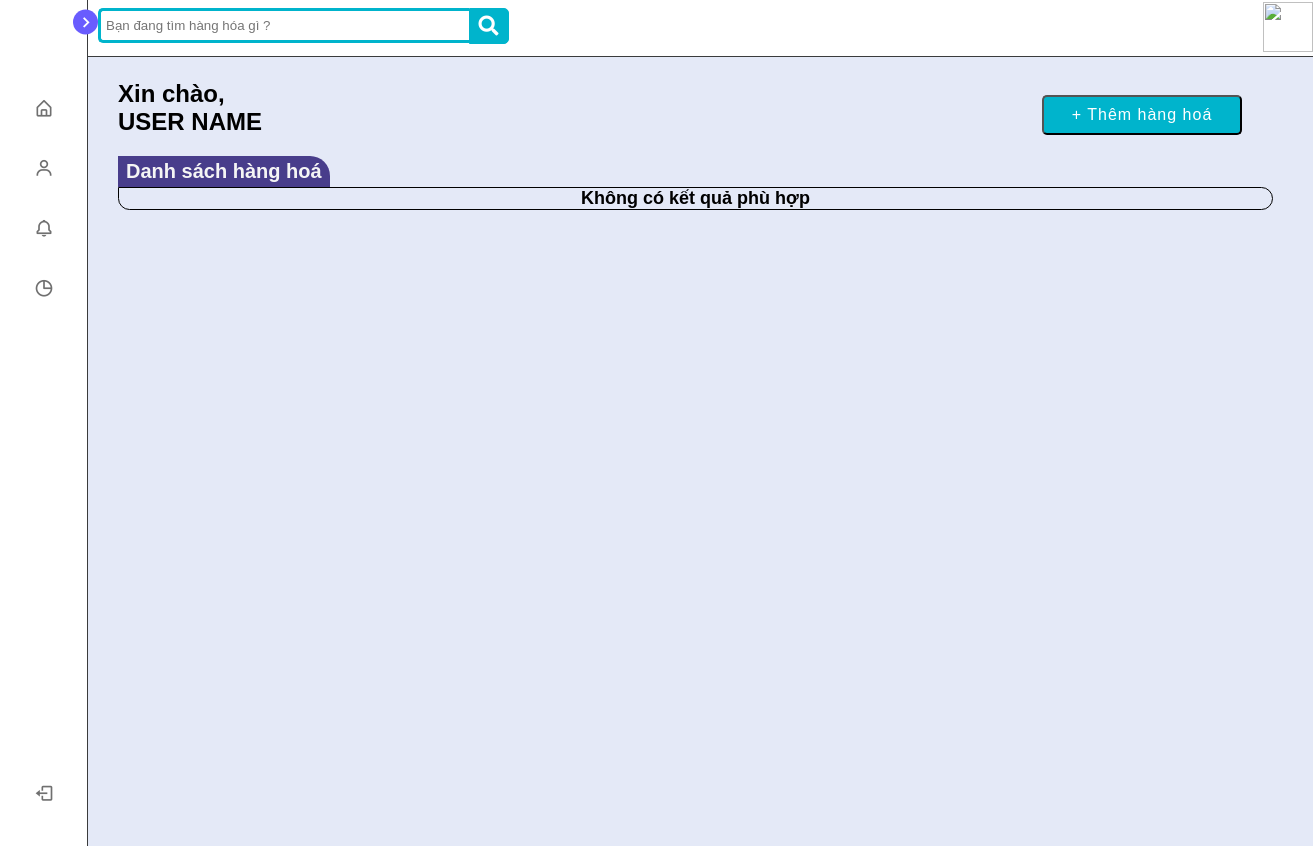
Page /goods/detail.php on the earlier database version.
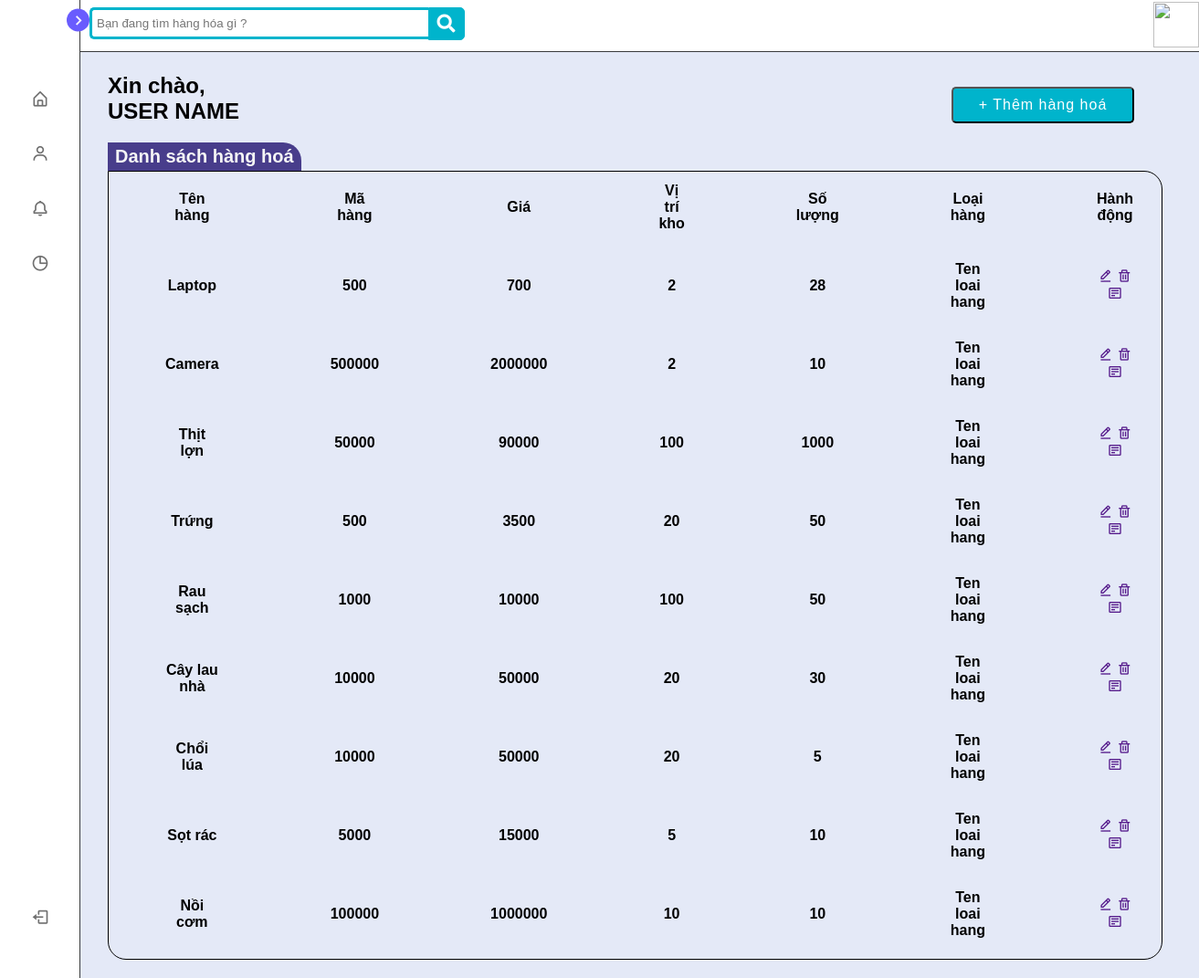
Same page on the later database version.
### tables this page shows
CREATE TABLE IF NOT EXISTS `hang_hoa` (
  `ma` int(11) NOT NULL AUTO_INCREMENT,
  `ten_hang` varchar(50) NOT NULL,
  `gia_nhap` int(11) NOT NULL,
  `gia_ban` int(11) NOT NULL,
  `img_link` varchar(255) NOT NULL,
  `so_luong_da_ban` int(11) NOT NULL,
  `so_luong_ton` int(11) NOT NULL,
  `ma_nha_cung_cap` int(11) NOT NULL,
  `ma_loai_hang` int(11) NOT NULL,
  `create_at` datetime NOT NULL DEFAULT CURRENT_TIMESTAMP,
  PRIMARY KEY (`ma`),
  KEY `ma_loai_hang` (`ma_loai_hang`)
);

### lib_db.php (called while the page is built, shortened)
<?php
global $link;
function select_list($sql)
{
	return exec_select($sql);
}
function exec_select($sql)
{
	global $link;
	$ret = isset($ret) ? $ret : array();
	$res = $link->query($sql);
	$err = mysqli_error($link);
	if ($res) {
		while ($row = $res->fetch_array(MYSQLI_ASSOC)) {
			$ret[] = $row;
		}
	}
	return $ret;
}

### goods/detail.php (the view, shortened to what this page needs)
<?php
    require_once("../lib_db.php");
    $temp = isset($_POST['goods-search']) ? $_POST['goods-search'] : '';
    if(empty($temp)){
        $name = '';
    }else
    {
        $name = "where ten_hang like '%{$temp}%'";
    }
    $sql = "select * from hang_hoa $name";
    $result = select_list($sql);
?>
    <?php require_once ('../root/top.php')?>
</head>
<body>
    <?php require_once ('../root/menu.php')?>
    <?php require_once ('../root/header.php')?>
    <div class="container">
            <div class="hello-user">
                <h2>Xin chào,</h2>
                <h2>USER NAME</h2>
            </div>
            <div class="button-add">
                <button type="button">
                    + Thêm hàng hoá
                </button>
            </div>
            <div class="title">
                <h2>Danh sách hàng hoá</h2>
            </div>
            <div class="table">
            <?php if(empty($result))
                    {
                        echo "<div class='staff-no'>Không có kết quả phù hợp</div>";
                    }
                    else{?>
                <table style="width:100%">
                    <tr>
                        <th>Tên hàng</th>
                        <th>Mã hàng</th>
                        <th>Giá</th>
                        <th>Vị trí kho</th>
                        <th>Số lượng</th>
                        <th>Loại hàng</th>
                        <th>Hành động</th>
                    </tr>
                    <?php
                    foreach($result as $item){?>
                    <tr>
                        <th><?php echo $item['ten_hang'] ?></th>
                        <th><?= $item['gia_nhap'] ?></th>
                        <th><?= $item['gia_ban'] ?></th>
                        <th><?= $item['so_luong_da_ban'] ?></th>
                        <th><?= $item['so_luong_ton'] ?></th>
                        <th>Ten loai hang</th>
                        <th>
                            <a href=""><i class='bx bx-edit-alt'></i></a>
                            <a href=""><i class='bx bx-trash'></i></a>
                            <a href=""><i class='bx bx-detail'></i></a>
                        </th>
                    </tr>
                    <?php }} ?>
                </table>
            </div>
        </div>
       <?php require_once ('../root/footer.php')?>
</body>
</html>

Differences in the rows shown:
added hang_hoa: ten_hang "Laptop", gia_nhap "500", gia_ban "700", so_luong_da_ban "2", so_luong_ton "28"
added hang_hoa: ten_hang "Camera", gia_nhap "500000", gia_ban "2000000", so_luong_da_ban "2", so_luong_ton "10"
added hang_hoa: ten_hang "Thịt lợn", gia_nhap "50000", gia_ban "90000", so_luong_da_ban "100", so_luong_ton "1000"
added hang_hoa: ten_hang "Trứng", gia_nhap "500", gia_ban "3500", so_luong_da_ban "20", so_luong_ton "50"
added hang_hoa: ten_hang "Rau sạch", gia_nhap "1000", gia_ban "10000", so_luong_da_ban "100", so_luong_ton "50"
added hang_hoa: ten_hang "Cây lau nhà", gia_nhap "10000", gia_ban "50000", so_luong_da_ban "20", so_luong_ton "30"
added hang_hoa: ten_hang "Chổi lúa", gia_nhap "10000", gia_ban "50000", so_luong_da_ban "20", so_luong_ton "5"
added hang_hoa: ten_hang "Sọt rác", gia_nhap "5000", gia_ban "15000", so_luong_da_ban "5", so_luong_ton "10"
added hang_hoa: ten_hang "Nồi cơm", gia_nhap "100000", gia_ban "1000000", so_luong_da_ban "10", so_luong_ton "10"
Other differences:
text no longer shown: "Không có kết quả phù hợp"
text now shown: "Tên hàng Mã hàng Giá Vị trí kho Số lượng Loại hàng Hành động"
